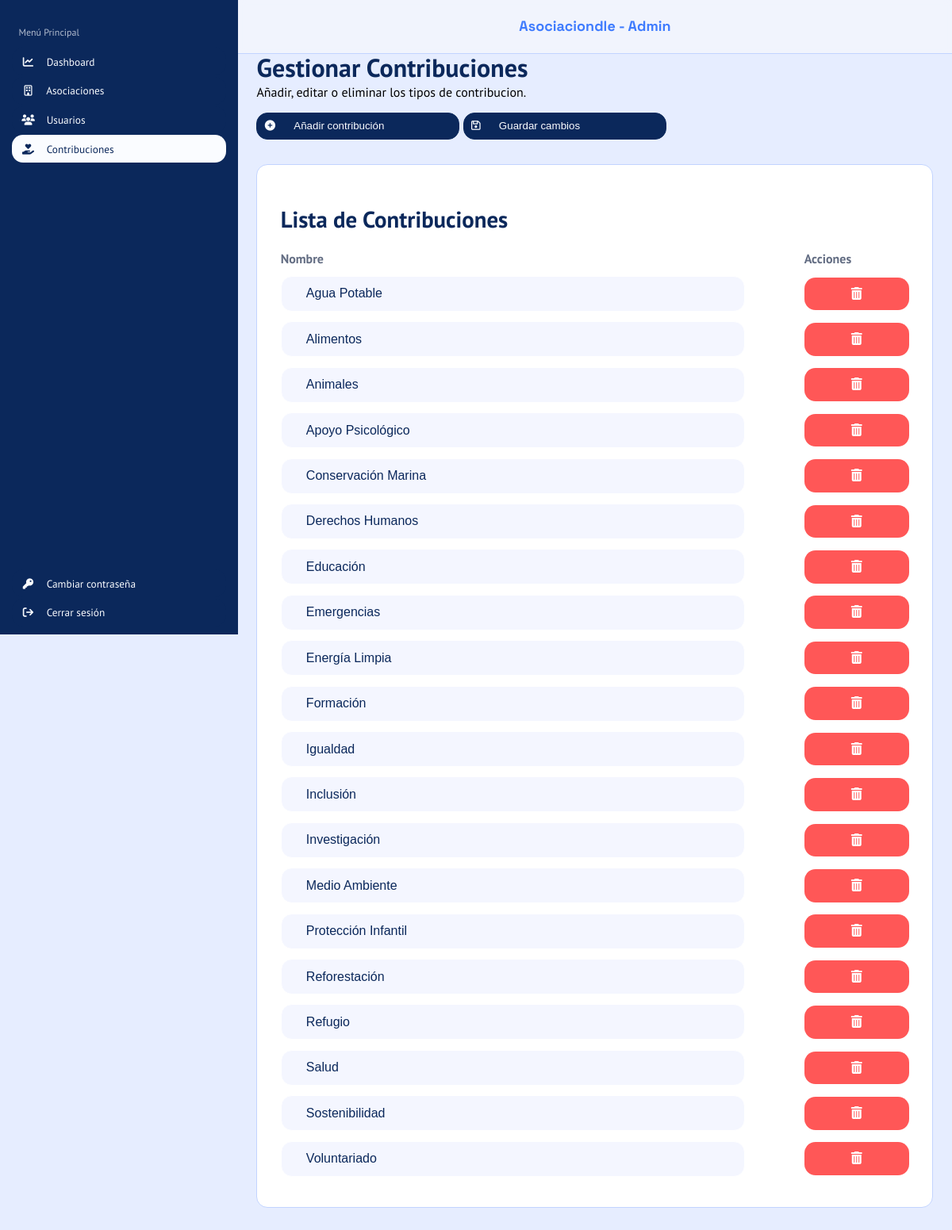
Page /php/index.php?c=Contribucion&m=listar on the committed database.
### tables this page shows
CREATE TABLE contribucion(
	idContribucion SMALLINT UNSIGNED PRIMARY KEY AUTO_INCREMENT,
    descripcion VARCHAR(100) NOT NULL UNIQUE
);

### php/index.php (called while the page is built, shortened)
<?php
    $metodo = $_GET["m"] ?? METDEF;
    $objContro = new $instanciaControlador();
    $datos=$objContro->$metodo();
    include VISTAS.$objContro->vista;
?>

### php/config/conexion.php (called while the page is built, shortened)
<?php
    class Conexion{
        function __construct(){
            try{
                $this->conexion = new PDO("mysql:host=".SERVIDOR.";dbname=".BBDD,USUARIO,PASSWORD);
            }catch(PDOException $e){
                echo $e->getMessage();
            }
        }
    }
?>

### php/controladores/conContribucion.php (called while the page is built, shortened)
<?php
    require_once __DIR__.'/../'.MODELO.'modContribucion.php';
    class ConContribucion{
        private $modeloCont;
        public function __construct() {
            $this->modeloCont = new ModContribucion();
        }
        public function listar(){
            $datos['contribuciones'] = $this->modeloCont->listar();
            return $datos;
        }
    }
?>

### php/modelos/modContribucion.php (called while the page is built, shortened)
<?php
    require_once __DIR__.'/../config/conexion.php';
    class ModContribucion extends Conexion{
        public function listar(){
            $sql = "SELECT * FROM contribucion ORDER BY descripcion";
            $stmt = $this->conexion->prepare($sql);
            $stmt->execute();
            $datos = $stmt->fetchAll(PDO::FETCH_ASSOC);
            return $datos;
        }
    }
?>

### php/vistas/admin/vistaGestionContribuciones.php (the view, shortened to what this page needs)
<html>
<head>
    <link rel="stylesheet" href="../src/css/styleAdmin.css">
    <link rel="stylesheet" href="https://cdnjs.cloudflare.com/ajax/libs/font-awesome/6.5.0/css/all.min.css">
</head>
<body class="asociacionContribucion">
    <header>
        <span>Asociaciondle - Admin</span>
    </header>
    <nav>
        <h3>Menú Principal</h3>
        <ul>
            <li>
                <a href="./dashboard.html">
                    <button>
                        <i class="fa-solid fa-chart-line"></i>
                        <span>Dashboard</span>
                    </button>
                </a>
            </li>
            <li>
                <a href="index.php?c=Asociacion&m=listar">
                    <button>
                        <i class="fa-regular fa-building"></i>
                        <span>Asociaciones</span>
                    </button>
                </a>
            </li>
            <li>
                <a href="./listarUsuarios.html">
                    <button>
                        <i class="fa-solid fa-users"></i>
                        <span>Usuarios</span>
                    </button>
                </a>
            </li>
            <li>
                <a href="index.php?c=Contribucion&m=listar">
                    <button class="paginaSeleccionada">
                        <i class="fa-solid fa-hand-holding-heart"></i>
                        <span>Contribuciones</span>
                    </button>
                </a>
            </li>
        </ul>
        <ul class="ul-inferior">
            <li>
                <a href="./cambioAdmin.html">
                    <button>
                        <i class="fa-solid fa-key"></i>
                        <span>Cambiar contraseña</span>
                    </button>
                </a>
            </li>
            <li>
                <a href="../usuario/login.html">
                    <button>
                        <i class="fa-solid fa-arrow-right-from-bracket"></i>
                        <span>Cerrar sesión</span>
                    </button>
                </a>
            </li>
        </ul>
    </nav>
    <main>
        <form action="index.php?c=Contribucion&m=procesarModificar" method="POST" enctype="multipart/form-data">
            <div id="bloqueGestionContribuciones">
                <h1>Gestionar Contribuciones</h1>
                <p>Añadir, editar o eliminar los tipos de contribucion.</p>
                <a href="">
                    <button>
                        <i class="fa-solid fa-circle-plus"></i>
                        <span>Añadir contribución</span>
                    </button>
                </a>
                <button type="submit">
                    <i class="fa-regular fa-floppy-disk"></i>
                    <span>Guardar cambios</span>
                </button>
            </div>
            <div id="bloqueListaContribuciones">
                <h2>Lista de Contribuciones</h2>
                <div class="fila encabezado">
                    <span>Nombre</span>
                    <span>Acciones</span>
                </div>
                <?php if(!empty($datos['contribuciones'])): ?>
                    <?php foreach ($datos['contribuciones'] as $c): ?>
                        <div class="fila">
                            <input type="text" name="descripcion[<?= $c['idContribucion'] ?>]" value="<?= $c['descripcion'] ?>">
                            <a class="btn-eliminar" href="index.php?c=Contribucion&m=borrar&idContribucion=<?= $c['idContribucion'] ?>">
                                <i class="fa-solid fa-trash-can"></i>
                            </a>
                        </div>
                    <?php endforeach; ?>
                <?php else: ?>
                    <p>No hay contribuciones registradas.</p>
                <?php endif; ?>
            </div>
        </form>
    </main>
</body>
</html>

### src/css/styleAdmin.css (style rules this page uses)
:root { --azul-marino: #0b285b; --azul-celeste: #3e7bfe; --azul-borde-header: #c2d4ff; --blanco-texto-boton: #fafcff; --blanco-fondo-header: rgba(245, 247, 252, 0.7); --blanco-fondo-main: #e6edff; --blanco-fondo-sections: #fbfcfd; --gris-titulo-nav: #b2bcce; --gris-subtitulo-main: #636d83; --rojo-superadmin: #ef4444; --fuente-header: "Space Grotesk", sans-serif; --fuente-titulos: "Space Grotesk", sans-serif; --fuente-titulo-nav: "PT Sans", sans-serif; --fuente-regular: "PT Sans", sans-serif; --colorFondo:#e6edff; --colorTitulo:#4B7BFC; --colorTituloFormulario:#102E59; --colorFondoFormulario:#FCFDFF; --colorBotonInicioYRegistro:#f4f6fa; --colorBotonInicioYCrearCuenta:#4B7BFC; --colorP:#6A6F81; --bordeRadius:10px; --colorLabel:#102E59; --fuenteTitulo:Space Grotesk; --fueteP:PT Sans; --blanco-fondo-header: rgba(245, 247, 252, 0.7); --azul-borde-header: #c2d4ff; }
.asociacionContribucion { max-width: 100%; margin: 0; padding-left: 25%; background-color: var(--blanco-fondo-main); }
.asociacionContribucion header { width: 75%; height: 8.33vh; background-color: var(--blanco-fondo-header, #eff3fc); position: fixed; left: 25%; font-family: var(--fuente-header); font-size: 1.125rem; font-weight: 700; color: var(--azul-celeste, #3e7bfe); border-bottom: 1px solid var(--azul-borde-header, #c2d4ff); text-align: center; line-height: 8.33vh; backdrop-filter: blur(5px); top: 0; z-index: 10; }
.asociacionContribucion nav { width: 25%; height: 100vh; position: fixed; background-color: var(--azul-marino, #0b285b); font-family: var(--fuente-titulo-nav); left: 0; top: 0; z-index: 10; }
.asociacionContribucion main { width: 94.79%; background-color: var(--blanco-fondo-main, #e6edff); padding: 2.60vh 2.60%; }
#bloqueGestionContribuciones { font-family: var(--fuente-titulo-nav); border: var(--azul-marino); width: 100%; }
#bloqueListaContribuciones { width: 92.85%; background: white; padding: 3.25vh 3.43%; border: 1px solid var(--azul-borde-header, #c2d4ff); border-radius: 14px; margin-top: 3.90vh; font-family: var(--fuente-titulo-nav); }
@media screen and (min-width: 769px) { .asociacionContribucion { max-width: 1024px; padding-left: 25%; } }
@media screen and (min-width: 769px) { .asociacionContribucion nav { width: 25%; height: 100vh; position: fixed; } }
@media screen and (min-width: 769px) { .asociacionContribucion header { width: 75%; left: 25%; position: fixed; } }
@media screen and (min-width: 769px) { .asociacionContribucion main { padding-top: 64px; } }

### rows in the picture
contribucion: descripcion "Agua Potable"
contribucion: descripcion "Alimentos"
contribucion: descripcion "Animales"
contribucion: descripcion "Apoyo Psicológico"
contribucion: descripcion "Conservación Marina"
contribucion: descripcion "Derechos Humanos"
contribucion: descripcion "Educación"
contribucion: descripcion "Emergencias"
contribucion: descripcion "Energía Limpia"
contribucion: descripcion "Formación"
contribucion: descripcion "Igualdad"
contribucion: descripcion "Inclusión"
contribucion: descripcion "Investigación"
contribucion: descripcion "Medio Ambiente"
contribucion: descripcion "Protección Infantil"
contribucion: descripcion "Reforestación"
contribucion: descripcion "Refugio"
contribucion: descripcion "Salud"
contribucion: descripcion "Sostenibilidad"
contribucion: descripcion "Voluntariado"
